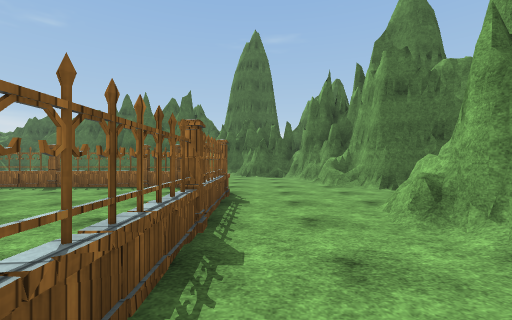
[1] (above)

18 first-person views from a walk through a Unity game level. The camera is 1.4 m above the floor, looks level and sees 90° across. The floor is counted in squares, 2 m on a side. Each view is taken from the middle of a square. On the plan, view 1 faces up. The plan holds only what a view shows up to about 9 squares ahead; the rest is blank. The place goes on beyond the plan. Surface patterns are stand-ins for the level's own textures.

[2]
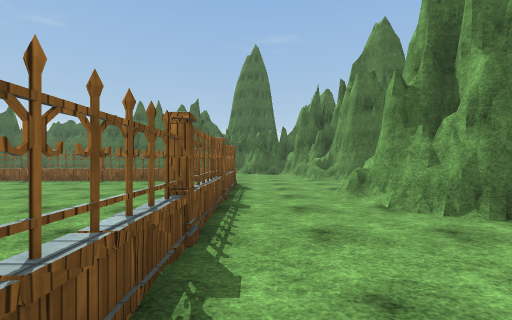

[3]
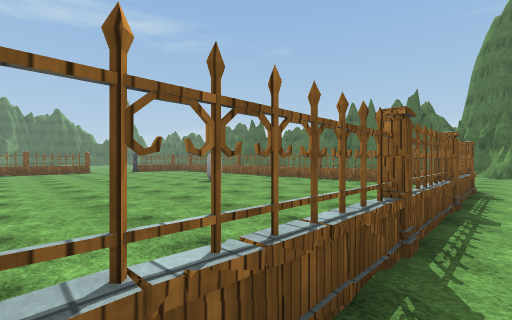

[4]
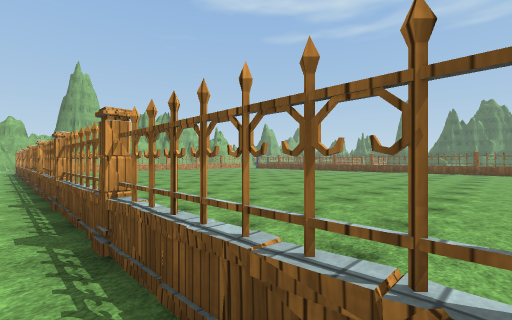

[5]
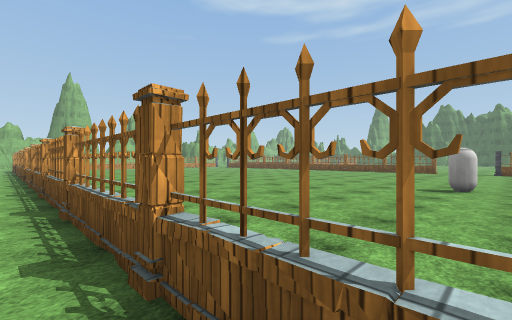

[6]
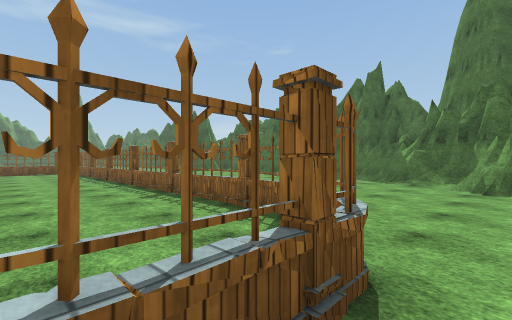

[7]
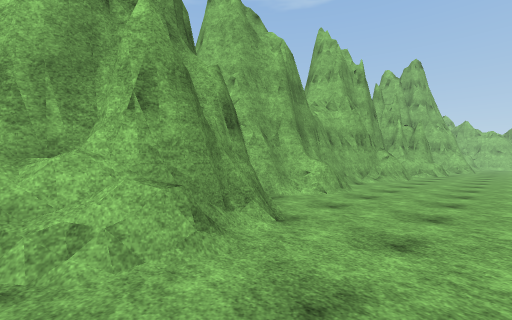

[8]
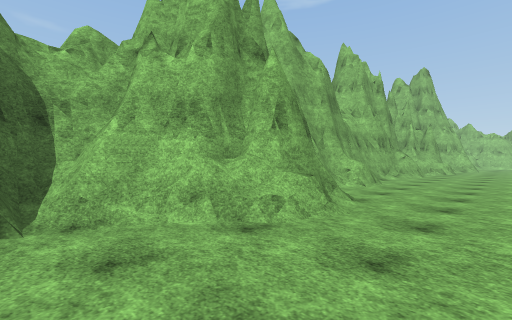

[9]
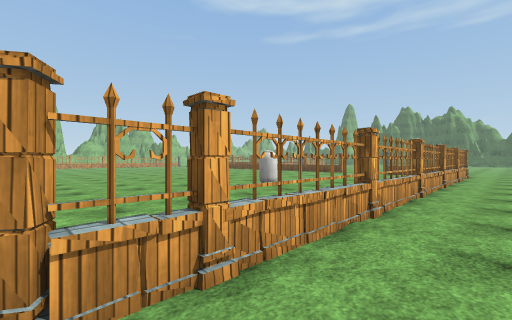

[10]
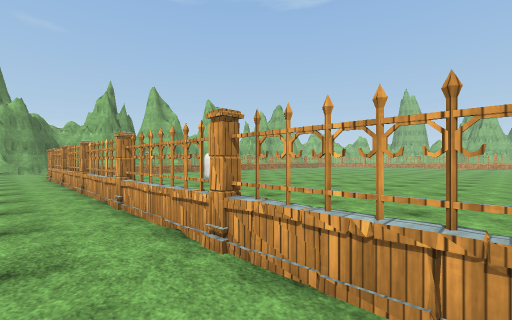

[11]
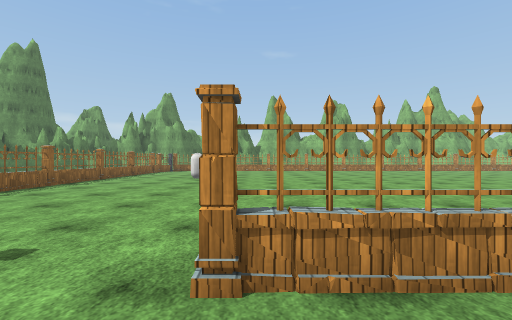

[12]
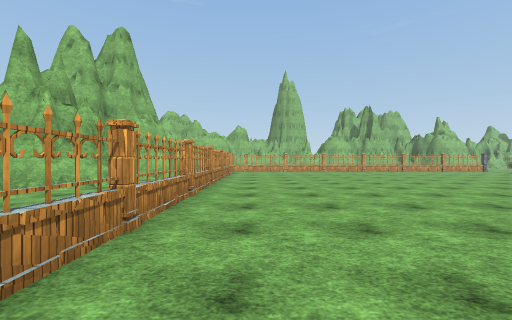

[13]
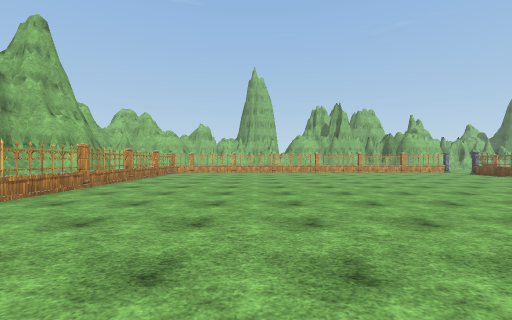

[14]
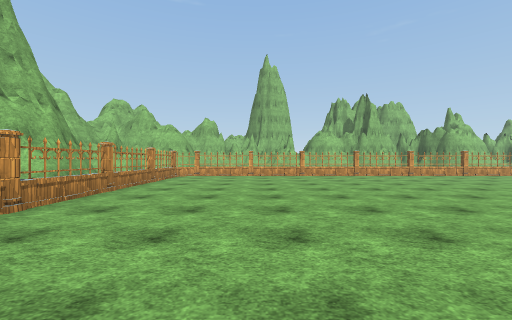

[15]
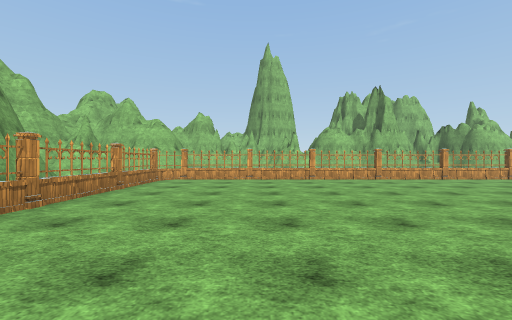

[16]
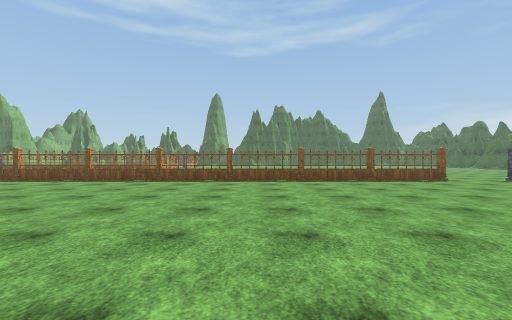

[17]
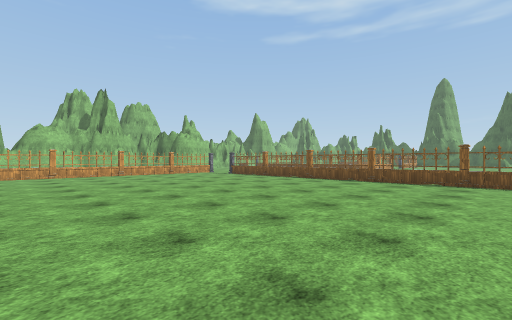

[18]
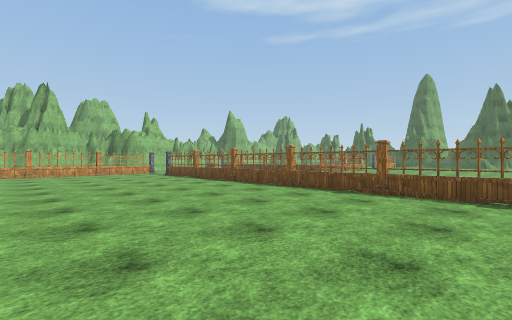

### Floor plan
Key: @ floor where view 1 was taken; # wall or solid block; . floor; / step, stairs or slope; = window, fence, low wall or low ledge; ^ raised ledge; C capsule; P pillar; O other object.
Columns run from 17 left of view 1 to 4 right of it. Each row starts with its distance up from view 1.
 14               ##
 13               ####
 12               .//#
 11               ...#
 10               ....
  9                ....##
  8    ................=#
  7    =##=#=##=#==#...=#
  6      ...........O...##
  5    .............#.../#
  4  P .............=..=##
  3  .........C.....#..##
  2  ...............#..##
  1 ..#.............=...##
  0  .=.............#@...#
 -1   #.............#...##
 -2   =.............#...=#
 -3   =.............=....#
 -4   =.............=....#
 -5   =.............=...##
 -6   =.............=...#
 -7   =.............#...=
 -8   #.............=...##
 -9   =.............=. =#
-10   =.............=. .#
-11   =.............=. .#
-12   =.............#. /#
-13   #.............=  ##
-14   = ............#  #
-15      ...........=  #
-16      ...........=
-17        ^ #=     =

Where each view was taken, in squares from view 1:
view 1: 0 up, 0 right, facing up
view 2: 2 down, 0 right, facing up
view 3: 2 down, 0 right, facing up-left
view 4: 0 up, 0 right, facing down-left
view 5: 4 up, 0 right, facing down-left
view 6: 4 up, 0 right, facing up-left
view 7: 4 up, 0 right, facing down-right
view 8: 6 up, 0 right, facing down-right
view 9: 8 up, 2 left, facing down-left
view 10: 8 up, 14 left, facing down-right
view 11: 1 up, 17 left, facing right
view 12: 2 down, 2 left, facing down
view 13: 3 down, 5 left, facing down
view 14: 6 down, 4 left, facing down
view 15: 8 down, 4 left, facing down
view 16: 5 down, 7 left, facing left
view 17: 5 down, 7 left, facing down-left
view 18: 4 down, 10 left, facing down-left
